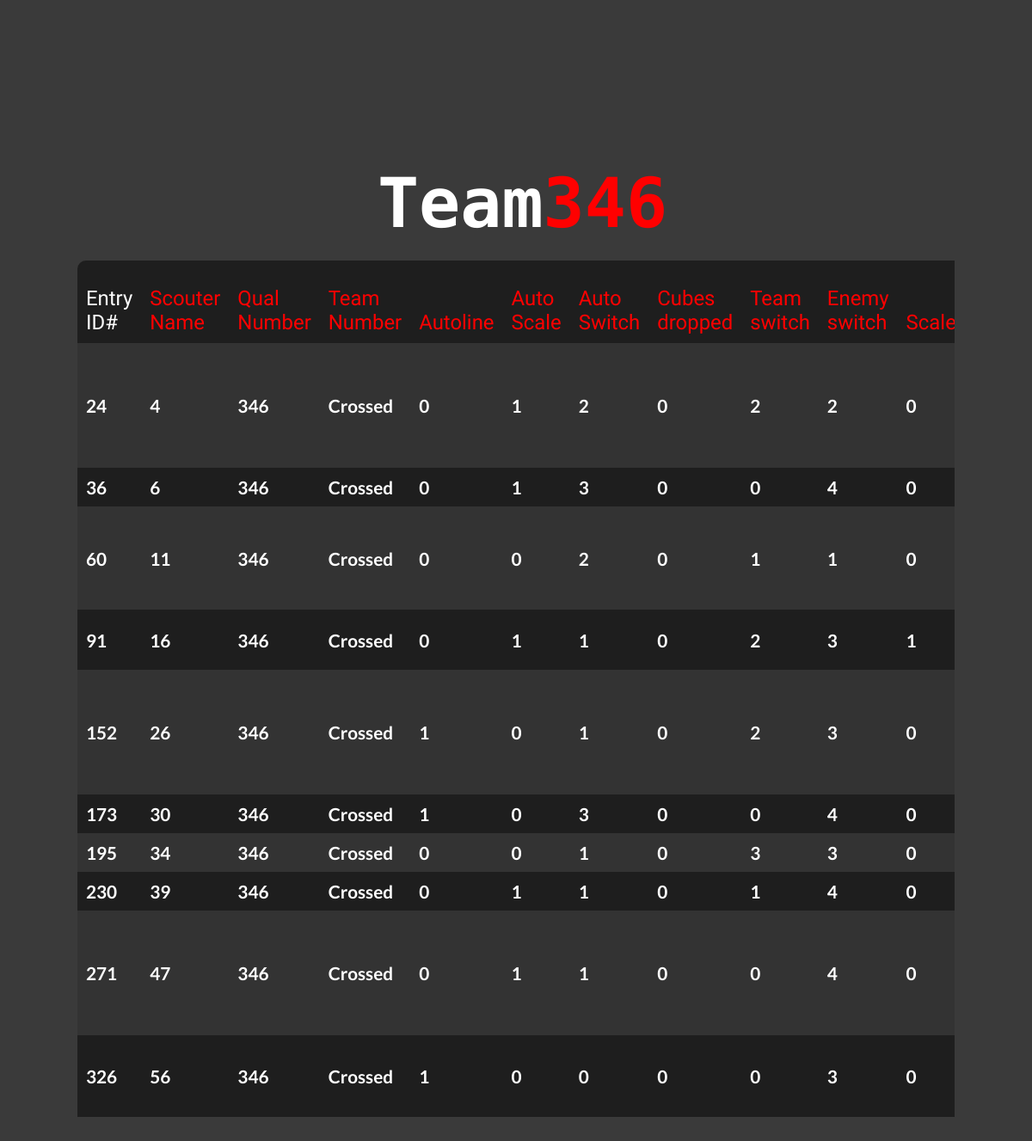
Page /team_data.php?team_num=346 on the committed database.
### tables this page shows
CREATE TABLE `raw_data` (
  `id` int(6) unsigned NOT NULL AUTO_INCREMENT,
  `qual_num` int(3) DEFAULT NULL,
  `team_num` int(4) unsigned DEFAULT NULL,
  `autoline` varchar(10) DEFAULT NULL,
  `auto_scale` int(3) DEFAULT NULL,
  `auto_switch` int(3) DEFAULT NULL,
  `cubes_drobbed` int(2) unsigned DEFAULT NULL,
  `team_switch` int(2) unsigned DEFAULT NULL,
  `enemy_switch` int(2) unsigned DEFAULT NULL,
  `scale` int(2) unsigned DEFAULT NULL,
  `vault` int(2) unsigned DEFAULT NULL,
  `defense` varchar(5) DEFAULT NULL,
  `climbing` varchar(10) DEFAULT NULL,
  `support` int(1) unsigned DEFAULT NULL,
  `comments` varchar(200) DEFAULT NULL,
  PRIMARY KEY (`id`)
);

### team_data.php (the view, shortened to what this page needs)
<?php
  $team_num = $_GET['team_num'];
  $host = 'localhost';
  $username = 'root';
  $password = 'IPv2gwSQnjgQ';
  $dbname = 'scouting_data';
  $db = new mysqli($host, $username, $password, $dbname);
  $query = $db->query("SELECT * FROM raw_data WHERE team_num = '$team_num'");
  $result = array();
  while ($row = $query->fetch_array(MYSQL_NUM)) {
    $result[] = $row;
  }
?>
<html>
    <head>
        <link rel="stylesheet" href="stylesheets/menu.css"/>
        <link rel="stylesheet" href="stylesheets/main.css"/>
        <link rel="stylesheet" href="stylesheets/table.css"/>
        <link rel="stylesheet" href="stylesheets/chart.css"/>
        <link rel="stylesheet" href="https://cdnjs.cloudflare.com/ajax/libs/font-awesome/4.7.0/css/font-awesome.min.css">
        <link rel="icon" href="stylesheets/images/LOGO-Tr.png">
  </head>
  <body onresize="returnNav()">
    <div id="main" class="main-content">
      <h1 id="pageTlt" class="chartTlt">Team<span id="redTlt"><?php echo $team_num ?></span></h1>
      <div class="table-body">
        <table id="mainTable">
          <thead>
            <tr id="noHover">
              <th>Entry ID#</th>
              <th>Scouter Name</th>
              <th>Qual Number</th>
              <th>Team Number</th>
              <th>Autoline</th>
              <th>Auto Scale</th>
              <th>Auto Switch</th>
              <th>Cubes dropped</th>
              <th>Team switch</th>
              <th>Enemy switch</th>
              <th>Scale</th>
            </tr>
          </thead>
          <tbody>
            <?php foreach ($result as $row):?>
              <tr>
                <form method="post" action="delete_submission.php?id=<?php echo $row[0] ?>&teamNum=<?php echo $team_num ?>">
                  <td><?php echo implode('</td><td>', $row); ?></td>
                </form>
              </tr>
            <?php endforeach; ?>
          </tbody>
        </table>
      </div>
    </div>
  </body>
</html>

### stylesheets/menu.css (style rules this page uses)
#redTlt { color: red; }
@media only screen and (min-width: 601px) { .main-content { z-index: 0; position: relative; } }

### stylesheets/main.css (style rules this page uses)
body { font-family: "Lato", sans-serif; box-sizing: border-box; float: none; background-color: #3a3a3a; overflow-x: hidden; top: 0; left: 0; margin: 0; width: 100%; display: flex; justify-content: center; flex-wrap: wrap; transition: none !important; -webkit-transition: none !important; -moz-transition: none !important; }
h1 { color: white; font-size: 2.5em; white-space: nowrap; margin-left: 15px; }
.main-content { display: flex; justify-content: center; top: 0; left: 0; text-align: center; overflow-x: hidden; padding-bottom: 100px; margin-top: 140px; width: 100%; min-width: 0; min-height: 0; }
#pageTlt { font-family: 'Rubik Mono One', sans-serif; font-size: 5em; margin-top: 50px; color: white; }

### stylesheets/table.css (style rules this page uses)
.table-body { padding: 0; width: 85%; margin: 10px auto; overflow-x: auto; }
body { display: inline-block; }
.main-content { white-space: normal; display: inline-block; }
table { min-height: 0px; font-weight: bold; font-size: 1.3em; width: 100%; margin: 0 auto; color: white; border-collapse: collapse; border: 0px; border-radius: 10px; background-color: #3a3a3a; }
table td { padding: 10px; }
table thead th { padding: 30px 10px 10px 10px; text-align: left; vertical-align: bottom; font-family: "Fjalla One", sans-serif; font-size: 1.15em; font-weight: lighter; }
table tr:nth-child(even) { background-color: #1e1e1e; }
table tr:nth-child(odd) { background-color: #333333; }
table thead th:first-child { border-radius: 10px 0 0 0; color: white; }
table th { padding-top: 12px; padding-bottom: 12px; text-align: left; background-color: #1e1e1e; color: red; }
table tbody { margin-top: 100px; }

### stylesheets/chart.css (style rules this page uses)
.main-content { display: flex; flex-wrap: wrap; justify-content: center; flex-direction: row; }
.chartTlt { margin-top: 10px; margin-bottom: 10px; }

### rows in the picture
raw_data: row "24 4 346 Crossed 0 1 2 0 2 2 0"
raw_data: row "36 6 346 Crossed 0 1 3 0 0 4 0"
raw_data: row "60 11 346 Crossed 0 0 2 0 1 1 0"
raw_data: row "91 16 346 Crossed 0 1 1 0 2 3 1"
raw_data: row "152 26 346 Crossed 1 0 1 0 2 3 0"
raw_data: row "173 30 346 Crossed 1 0 3 0 0 4 0"
raw_data: row "195 34 346 Crossed 0 0 1 0 3 3 0"
raw_data: row "230 39 346 Crossed 0 1 1 0 1 4 0"
raw_data: row "271 47 346 Crossed 0 1 1 0 0 4 0"
raw_data: row "326 56 346 Crossed 1 0 0 0 0 3 0"
